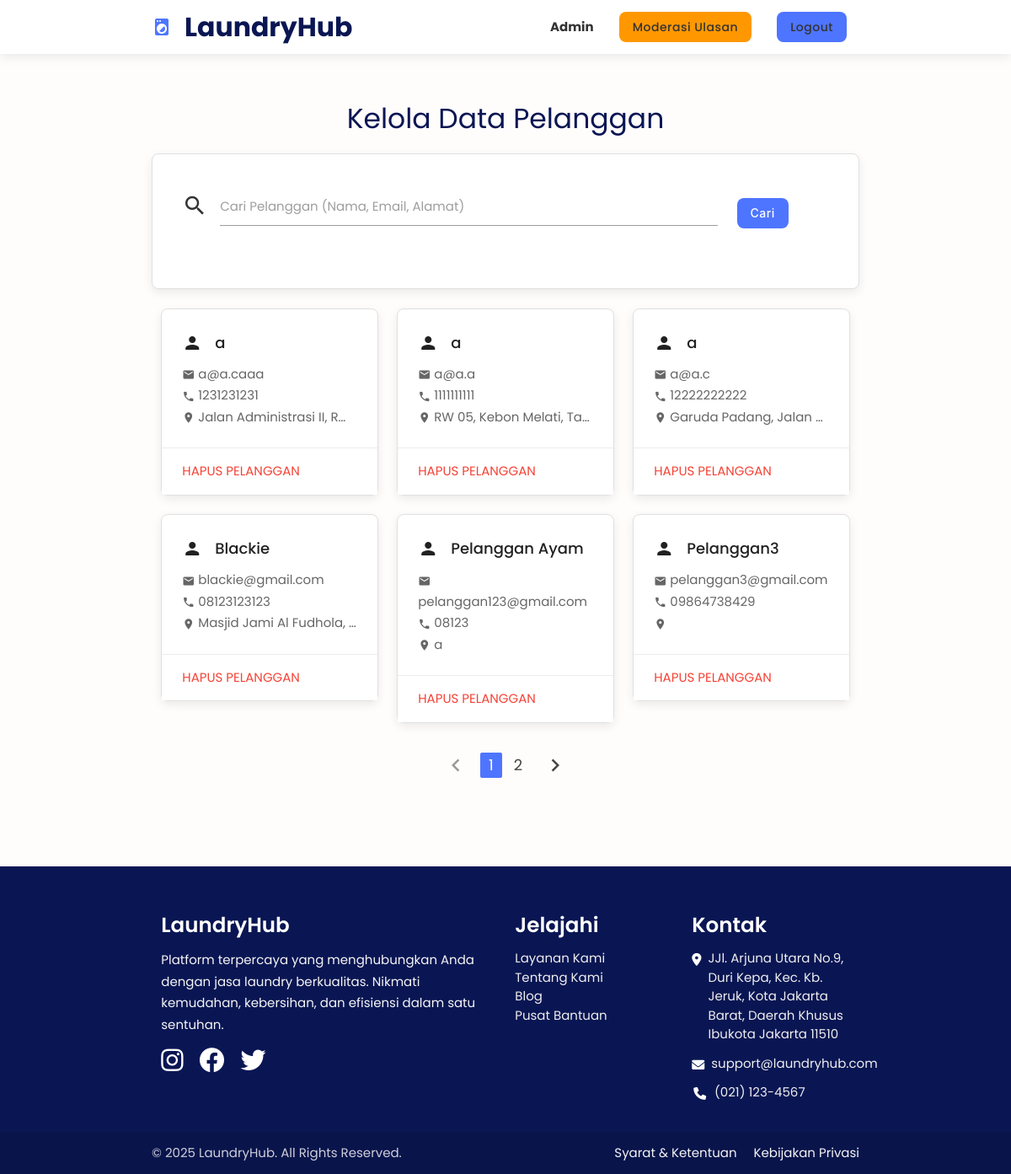
Page /list-pelanggan.php (signed in) on the earlier database version.
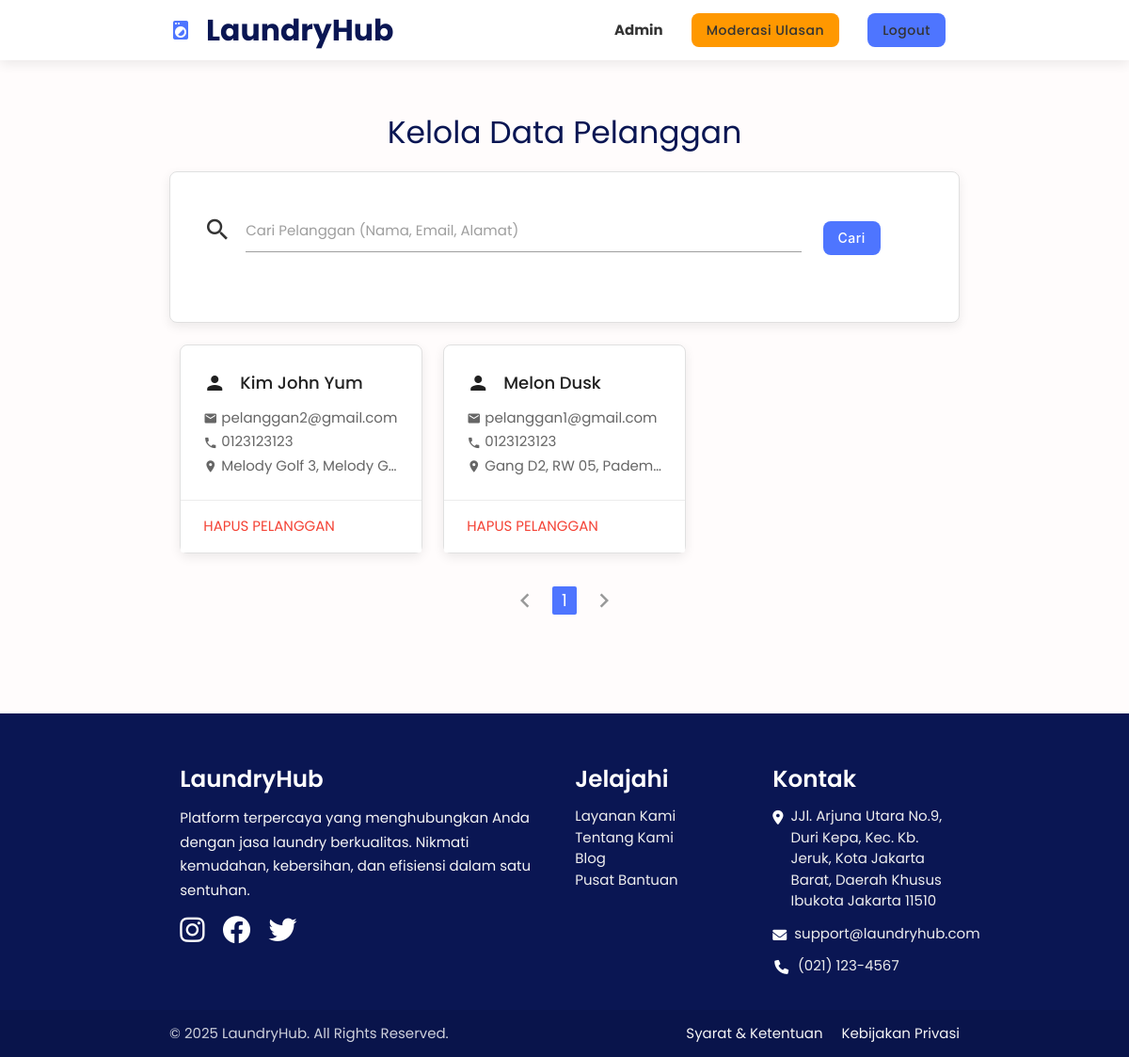
Same page on the later database version.
### tables this page shows
CREATE TABLE `pelanggan` (
  `id_pelanggan` int(11) NOT NULL,
  `nama` varchar(50) DEFAULT NULL,
  `email` varchar(50) DEFAULT NULL,
  `telp` varchar(15) DEFAULT NULL,
  `alamat` varchar(255) DEFAULT NULL,
  `latitude` decimal(10,8) DEFAULT NULL,
  `longitude` decimal(11,8) DEFAULT NULL,
  `foto` text NOT NULL,
  `password` varchar(255) DEFAULT NULL
);

### list-pelanggan.php (the view, shortened to what this page needs)
<?php
include 'connect-db.php';
$jumlahDataPerHalaman = 6;
$keyword = $_GET['keyword'] ?? '';
$count_query_str = "SELECT COUNT(*) as total FROM pelanggan";
$totalDataQuery = mysqli_query($connect, $count_query_str);
$jumlahData = mysqli_fetch_assoc($totalDataQuery)['total'];
$jumlahHalaman = ceil($jumlahData / $jumlahDataPerHalaman);
$halamanAktif = $_GET["page"] ?? 1;
$awalData = ($jumlahDataPerHalaman * $halamanAktif) - $jumlahDataPerHalaman;
$query_str = "SELECT * FROM pelanggan";
$query_str .= " ORDER BY id_pelanggan DESC LIMIT $awalData, $jumlahDataPerHalaman";
$pelanggan_list = mysqli_query($connect, $query_str);
?>
<!DOCTYPE html>
<html lang="en">
<head>
</head>
<body>
<?php include 'header.php'; ?>
<main class="main-content">
    <div class="container">
        <h3 class="header light center">Kelola Data Pelanggan</h3>
        <div class="card-panel">
            <form class="row valign-wrapper" action="" method="get">
                <div class="input-field col s10">
                    <i class="material-icons prefix">search</i>
                    <input type="text" id="keyword" name="keyword" value="<?= htmlspecialchars($keyword) ?>">
                    <label for="keyword">Cari Pelanggan (Nama, Email, Alamat)</label>
                </div>
                <div class="col s2">
                    <button type="submit" class="btn waves-effect waves-light">Cari</button>
                </div>
            </form>
        </div>
        <div class="row">
            <?php if(mysqli_num_rows($pelanggan_list) > 0): foreach ($pelanggan_list as $dataPelanggan) : ?>
                <div class="col s12 m6 l4">
                    <div class="card">
                        <div class="card-content">
                        <span class="card-title activator grey-text text-darken-4" style="font-size: 1.2rem; font-weight: 500;">
                            <i class="material-icons left">person</i><?= htmlspecialchars($dataPelanggan['nama']) ?>
                        </span>
                            <p><i class="material-icons tiny" style="vertical-align: middle;">email</i> <?= htmlspecialchars($dataPelanggan['email']) ?></p>
                            <p><i class="material-icons tiny" style="vertical-align: middle;">phone</i> <?= htmlspecialchars($dataPelanggan['telp']) ?></p>
                            <p class="truncate"><i class="material-icons tiny" style="vertical-align: middle;">place</i> <?= htmlspecialchars($dataPelanggan['alamat']) ?></p>
                        </div>
                        <div class="card-action">
                            <a href="list-pelanggan.php?hapus=<?= $dataPelanggan['id_pelanggan'] ?>" onclick="return confirm('Apakah Anda yakin ingin menghapus data pelanggan ini?')" class="red-text">Hapus Pelanggan</a>
                        </div>
                    </div>
                </div>
            <?php endforeach; else: ?>
                <p class="center light col s12">Data pelanggan tidak ditemukan.</p>
            <?php endif; ?>
        </div>
        <ul class="pagination center">
            <?php if ($halamanAktif > 1): ?>
                <li class="waves-effect"><a href="?page=<?= $halamanAktif - 1 ?>&keyword=<?= urlencode($keyword) ?>"><i class="material-icons">chevron_left</i></a></li>
            <?php else: ?>
                <li class="disabled"><a href="#!"><i class="material-icons">chevron_left</i></a></li>
            <?php endif; ?>
            <?php for ($i = 1; $i <= $jumlahHalaman; $i++): ?>
                <li class="<?= ($i == $halamanAktif) ? 'active' : 'waves-effect' ?>" style="<?= ($i == $halamanAktif) ? 'background-color: var(--primary-blue);' : '' ?>">
                    <a href="?page=<?= $i ?>&keyword=<?= urlencode($keyword) ?>"><?= $i ?></a>
                </li>
            <?php endfor; ?>
            <?php if ($halamanAktif < $jumlahHalaman): ?>
                <li class="waves-effect"><a href="?page=<?= $halamanAktif + 1 ?>&keyword=<?= urlencode($keyword) ?>"><i class="material-icons">chevron_right</i></a></li>
            <?php else: ?>
                <li class="disabled"><a href="#!"><i class="material-icons">chevron_right</i></a></li>
            <?php endif; ?>
        </ul>
    </div>
</main>
<?php include "footer.php"; ?>
</body>
</html>

### header.php (shortened to what this page needs)
<nav class="white" role="navigation">
    <div class="container">
        <div class="nav-wrapper">
            <?php
            $logo_link = 'index.php';
            if (isset($_SESSION["login-admin"])) {
                $logo_link = 'admin.php';
            } elseif (isset($_SESSION["login-mitra"])) {
                $logo_link = 'status.php';
            }
            ?>
            <a id="logo-container" href="<?= $logo_link ?>" class="brand-logo">
                <i class="material-icons left large">local_laundry_service</i>LaundryHub
            </a>
            <ul class="right hide-on-med-and-down">
                <?php
                if (isset($_SESSION["login-pelanggan"]) || isset($_SESSION["login-mitra"]) || isset($_SESSION["login-admin"])) :
                    ?>
                    <li>
                        <?php
                        global $connect;
                        if (isset($_SESSION["login-pelanggan"]) && isset($_SESSION["pelanggan"])) {
                            $idPelanggan_header = $_SESSION["pelanggan"];
                            $query_header = mysqli_query($connect, "SELECT nama FROM pelanggan WHERE id_pelanggan = '$idPelanggan_header'");
                            $data_header = mysqli_fetch_assoc($query_header);
                            $nama_header = $data_header["nama"] ?? 'Pelanggan';
                            echo "<a href='pelanggan.php'><b>$nama_header</b> (Pelanggan)</a>";
                        } else if (isset($_SESSION["login-admin"]) && isset($_SESSION["admin"])) {
                            echo "<a href='admin.php'><span><b>Admin</b></span></a>";
                        }
                        ?>
                    </li>
                    <?php if (isset($_SESSION["login-admin"])): ?>
                    <li>
                        <a href='admin-ulasan.php' class='waves-effect waves-light btn orange'>Moderasi Ulasan</a>
                    </li>
                    <?php endif; ?>
                    <li>
                        <a href='logout.php' class='waves-effect waves-light btn'>Logout</a>
                    </li>
                <?php
                endif; ?>
            </ul>
        </div>
    </div>
</nav>

### footer.php (shortened to what this page needs)
<footer class="page-footer" style="background-color: #2c3e50;">
    <div class="container">
        <div class="row">
            <div class="col l6 s12">
                <h5 class="white-text">LaundryHub</h5>
                <p class="grey-text text-lighten-4">
                    Platform terpercaya yang menghubungkan Anda dengan jasa laundry berkualitas. Nikmati kemudahan, kebersihan, dan efisiensi dalam satu sentuhan.
                </p>
                <div class="social-icons">
                    <a href="https://www.instagram.com/mgaband" target="_blank" class="white-text" style="margin-right: 15px;"><i class="fab fa-instagram fa-2x"></i></a>
                    <a href="https://www.facebook.com/Mrs.GREENAPPLEofficial/" target="_blank" class="white-text" style="margin-right: 15px;"><i class="fab fa-facebook fa-2x"></i></a>
                    <a href="https://x.com/AORINGOHUZIN" target="_blank" class="white-text"><i class="fab fa-twitter fa-2x"></i></a>
                </div>
            </div>
            <div class="col l3 s12">
                <h5 class="white-text">Jelajahi</h5>
                <ul>
                    <li><a class="grey-text text-lighten-3" href="team.php">Layanan Kami</a></li>
                    <li><a class="grey-text text-lighten-3" href="team.php">Tentang Kami</a></li>
                    <li><a class="grey-text text-lighten-3" href="team.php">Blog</a></li>
                    <li><a class="grey-text text-lighten-3" href="team.php">Pusat Bantuan</a></li>
                </ul>
            </div>
            <div class="col l3 s12">
                <h5 class="white-text">Kontak</h5>
                <ul style="list-style-type: none;">
                    <li style="display: flex; align-items: flex-start; margin-bottom: 12px;">
                        <i class="fas fa-fw fa-map-marker-alt" style="margin-right: 8px; margin-top: 5px;"></i>
                        <span class="grey-text text-lighten-3">JJl. Arjuna Utara No.9, Duri Kepa, Kec. Kb. Jeruk, Kota Jakarta Barat, Daerah Khusus Ibukota Jakarta 11510</span>
                    </li>
                    <li style="display: flex; align-items: flex-start; margin-bottom: 12px;">
                        <i class="fas fa-fw fa-envelope" style="margin-right: 8px; margin-top: 5px;"></i>
                        <span class="grey-text text-lighten-3">support@laundryhub.com</span>
                    </li>
                    <li style="display: flex; align-items: flex-start;">
                        <i class="fas fa-fw fa-phone" style="margin-right: 8px; margin-top: 5px;"></i>
                        <span class="grey-text text-lighten-3">(021) 123-4567</span>
                    </li>
                </ul>
            </div>
        </div>
    </div>
    <div class="footer-copyright" style="background-color: #233140;">
        <div class="container">
            © 2025 LaundryHub. All Rights Reserved.
            <a class="grey-text text-lighten-4 right" href="term.php" style="margin-left: 20px;">Kebijakan Privasi</a>
            <a class="grey-text text-lighten-4 right" href="term.php">Syarat & Ketentuan</a>
        </div>
    </div>
</footer>

### css/style.css (style rules this page uses)
:root { --primary-blue: #4E75FF; --dark-navy: #0A1653; --off-white: #FFFCFC; --light-gray: #f4f5f7; --text-dark: #333; --text-light: #666; --border-color: #e0e0e0; --shadow: 0 4px 12px rgba(0, 0, 0, 0.08); --shadow-hover: 0 6px 16px rgba(0, 0, 0, 0.12); --border-radius: 8px; }
body { display: flex; min-height: 100vh; flex-direction: column; font-family: 'Poppins', sans-serif; background-color: var(--off-white); color: var(--text-dark); -webkit-font-smoothing: antialiased; -moz-osx-font-smoothing: grayscale; }
main.main-content { flex: 1 0 auto; padding-top: 2rem; padding-bottom: 4rem; }
h1, h2, h3, h4, h5, h6 { color: var(--dark-navy); font-weight: 600; }
h1.header, h3.header { font-size: 2.2rem; font-weight: 700; margin-bottom: 1.5rem; }
.light { font-weight: 400 !important; }
a { color: var(--primary-blue); transition: color 0.3s ease; }
p { line-height: 1.7; color: var(--text-light); }
.btn, .btn-large, .btn-small { background-color: var(--primary-blue); border-radius: var(--border-radius); transition: all 0.3s ease; box-shadow: none; font-weight: 500; letter-spacing: 0.5px; text-transform: none; }
.card, .card-panel { border-radius: var(--border-radius); box-shadow: var(--shadow); border: 1px solid var(--border-color); transition: all 0.3s ease; }
.card .card-content { padding: 24px; }
.card .card-title { font-weight: 600; color: var(--dark-navy); }
.input-field { margin-bottom: 1.5rem; }
nav { background-color: var(--off-white) !important; box-shadow: var(--shadow); color: var(--dark-navy); }
nav .brand-logo { color: var(--dark-navy) !important; font-weight: 700; }
nav .brand-logo .material-icons { color: var(--primary-blue); }
nav ul a { color: var(--text-dark) !important; font-weight: 500; transition: color 0.3s ease; }
.page-footer { background-color: var(--dark-navy) !important; padding-top: 40px; margin-top: 2rem; }
.page-footer .footer-copyright { background-color: rgba(0,0,0,0.1) !important; }

Differences in the rows shown:
removed pelanggan: nama "a", email "a@a.caaa", telp "1231231231", alamat "Jalan Administrasi II, R…"
removed pelanggan: nama "a", email "a@a.a", telp "1111111111", alamat "RW 05, Kebon Melati, Ta…"
removed pelanggan: nama "a", email "a@a.c", telp "12222222222", alamat "Garuda Padang, Jalan…"
removed pelanggan: nama "Blackie", email "blackie@gmail.com", telp "08123123123", alamat "Masjid Jami Al Fudhola,…"
removed pelanggan: nama "Pelanggan Ayam", email "pelanggan123@gmail.com", telp "08123", alamat "a"
removed pelanggan: nama "Pelanggan3", email "pelanggan3@gmail.com", telp "09864738429"
added pelanggan: nama "Kim John Yum", email "pelanggan2@gmail.com", telp "0123123123", alamat "Melody Golf 3, Melody G…"
added pelanggan: nama "Melon Dusk", email "pelanggan1@gmail.com", telp "0123123123", alamat "Gang D2, RW 05, Padem…"
Other differences:
list line gone: "2"
